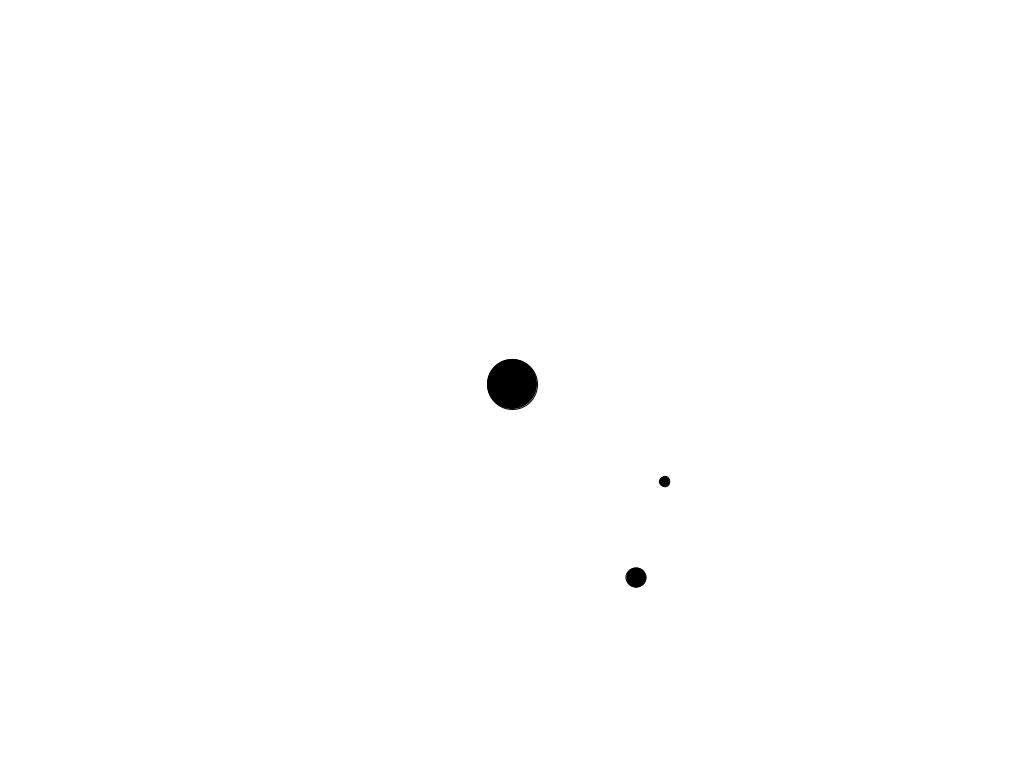
Frame 1 (no input)
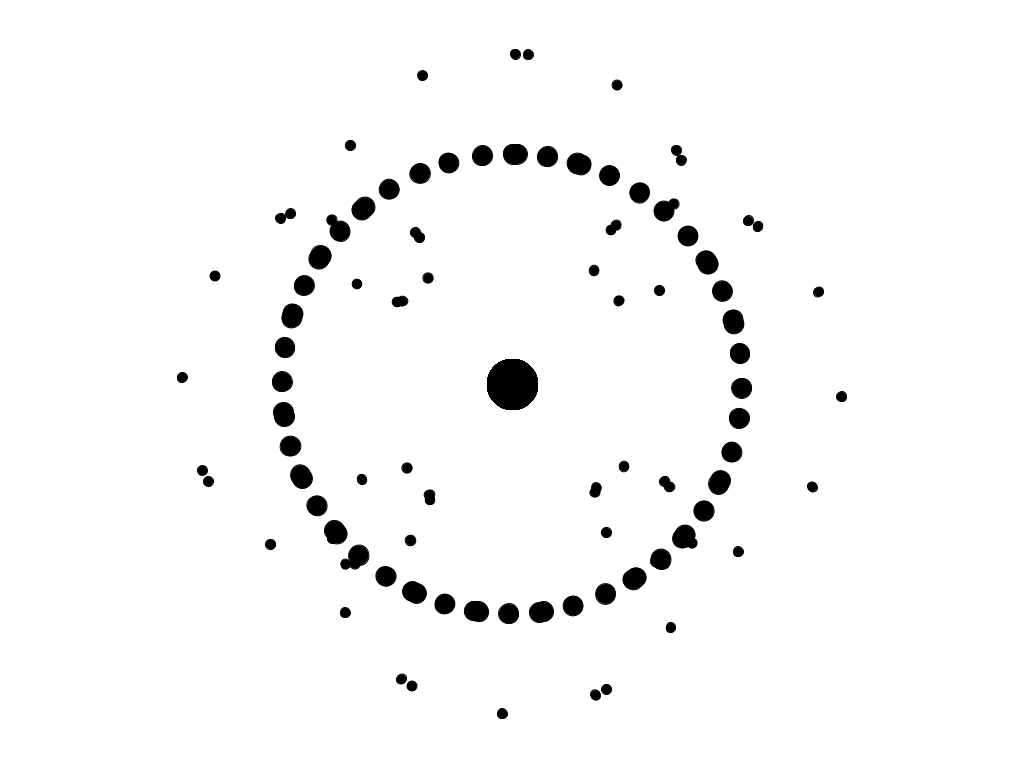
Frame 60 (the mouse pressed at the canvas centre just before this capture)
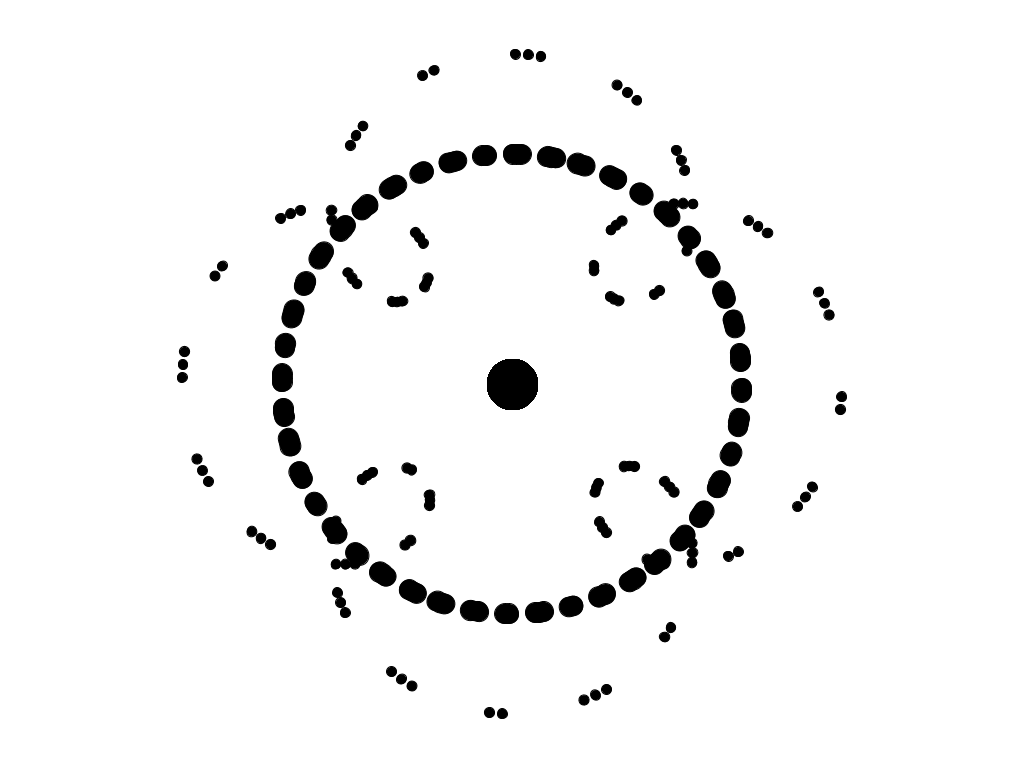
Frame 120 (the mouse held since frame 60 and released just before this capture)

The Processing sketch that drew these frames (run headless with seeded random() and noise(); from frame 60 on, the mouse is pressed at the canvas centre):

// Processing sketch: Animation_8_Rotate_Orbits
// ── Animation_8_Rotate_Orbits.pde
/*------------------------------------------------- 
 Translate and Rotate around Orbits ::
 */

int rotOne = 0;
int rotTwo = 0;

//-------------------------------------------------
void setup() {
  size(1024, 768);
  background(255);
}

//-------------------------------------------------
void update() {
  // Try experimenting with different values to create new patterns
  rotOne += 1;
  rotTwo += 4;
}

//-------------------------------------------------
void draw() {
  update();
  
  fill(0);

  translate(width*0.5, height*0.5);
  ellipse(0, 0, 50, 50);

  rotate(rotOne);
  translate(230, 0);
  ellipse(0, 0, 20, 20);

  rotate(rotTwo);
  translate(100, 0);
  ellipse(0, 0, 10, 10);
}
